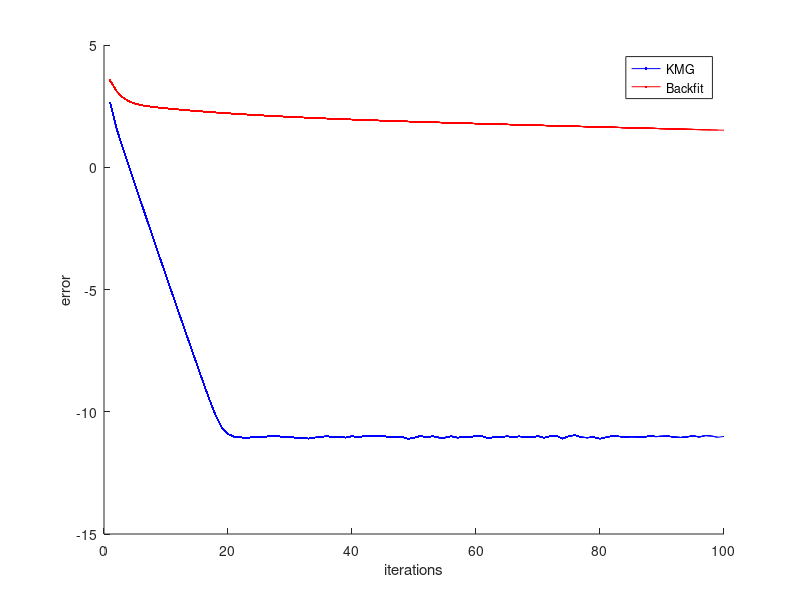

The MATLAB source for this figure:

clear all
close all

%ker=@(x,y) exp(-pdist2(x',y'));
ker=@(x,y) (1+pdist2(x',y')*10).*exp(-pdist2(x',y')*10);
%ker=@(x,y) (1+pdist2(x',y')*10+100*pdist2(x',y').^2/3).*exp(-pdist2(x',y')*10);


n=100;
m=10;
T=100;
D=10;
lambda=1;
I=speye(n);


X_H=rand(D,m);
X=[X_H rand(D,n-m)];
%X=lhsdesign(n,D)';
%ind=randperm(n,m);
%X_H=X(:,ind);

S=[];
A_diag=[];
A_H_diag=[];
for d=1:D
%K{d}=ker(X(d,:),X(d,:));
A{d}=inv(ker(X(d,:),X(d,:)));
A{d}(abs(A{d})<.001)=0;
A{d}=sparse(A{d});
%K_H{d}=ker(X_H(d,:),X_H(d,:));
A_H{d}=inv(ker(X_H(d,:),X_H(d,:)));
A_H{d}(abs(A_H{d})<.001)=0;
A_H{d}=sparse(A_H{d});
I_hH{d}=ker(X(d,:),X_H(d,:))*A_H{d};
I_hH{d}(abs(I_hH{d})<.001)=0;
I_hH{d}=sparse(I_hH{d});

A_diag=blkdiag(A_diag,A{d});
S=[S;I];
U{d}=zeros(n,1);
A_H_diag=blkdiag(A_H_diag,A_H{d});

end



M=A_diag+lambda*S*S';
%Y=randn(n,1)*D;
%U_true=M\(S*Y);
Y=zeros(n,1);
for d=1:10
    Y_d(:,d)=mvnrnd(zeros(n,1),ker(X(d,:),X(d,:)))'*3;
    %Y_d(:,d)=sin(2*pi*X(d,:))'*2;
    Y=Y+Y_d(:,d);
end
Y=Y+randn(n,1);
U_true=M\(S*Y);

U=randn(n,D);

U_BB=randn(n,D);

for d1=1:D
    ind=(d1-1)*n+1;
    ind_end=d1*n;
    U_true_d(:,d1)=U_true(ind:ind_end);
    for d2=1:D
        ind_1=(d1-1)*m+1;
        ind_1_end=d1*m;
        ind_2=(d2-1)*m+1;
        ind_2_end=d2*m;
        Sigma_mm(ind_1:ind_1_end,ind_2:ind_2_end)=I_hH{d1}'*I_hH{d2};
    end
end
%M_HH=[A_H{1}+lambda*I_hH{1}'*I_hH{1} lambda*I_hH{1}'*I_hH{2};lambda*I_hH{2}'*I_hH{1} A_H{2}+lambda*I_hH{2}'*I_hH{2}];
%M_HH=A_H_diag+[lambda*I_hH{1}'*I_hH{1} lambda*I_hH{1}'*I_hH{2};lambda*I_hH{2}'*I_hH{1} lambda*I_hH{2}'*I_hH{2}];
M_HH=A_H_diag+lambda*Sigma_mm;
for t=1:T

    for d=1:D
        U_temp=U;
        U_temp(:,d)=[];
        U(:,d)=lambda*(A{d}+lambda*I)\(Y-sum(U_temp,2));

        U_temp=U_BB;
        U_temp(:,d)=[];
        U_BB(:,d)=lambda*(A{d}+lambda*I)\(Y-sum(U_temp,2));
    end
    
    %r=[Y;Y]-M*[U(:,1);U(:,2)];
    r=S*Y-M*reshape(U,[D*n,1]);
    r_m=zeros(D*m,1);
    for d=1:D
       ind_n=(d-1)*n+1;
       ind_n_end=d*n;
       ind_m=(d-1)*m+1;
       ind_m_end=d*m;
       r_m(ind_m:ind_m_end)=I_hH{d}'*r(ind_n:ind_n_end);
    end
    %r=[I_hH{1}'*r(1:n);I_hH{2}'*r(n+1:end)];
    r=r_m;
    r=(M_HH)\r;
    for d=1:D
       ind_m=(d-1)*m+1;
       ind_m_end=d*m;
       delta(:,d)=I_hH{d}*r(ind_m:ind_m_end);
       U(:,d)=U(:,d)+delta(:,d);

    end
    
    %U(:,1)=U(:,1)+delta(:,1);
    %U(:,2)=U(:,2)+delta(:,2);
 %}
    Error(t)=norm(U_true-reshape(U,[D*n,1]));
    Error_BB(t)=norm(U_true-reshape(U_BB,[D*n,1]));
    
    hold on
    plot(1:t,log(Error),'Color','b')
    plot(1:t,log(Error_BB),'Color','r')
    legend('KMG','Backfit')
    xlabel('iterations')
    ylabel('error')
    drawnow
end

